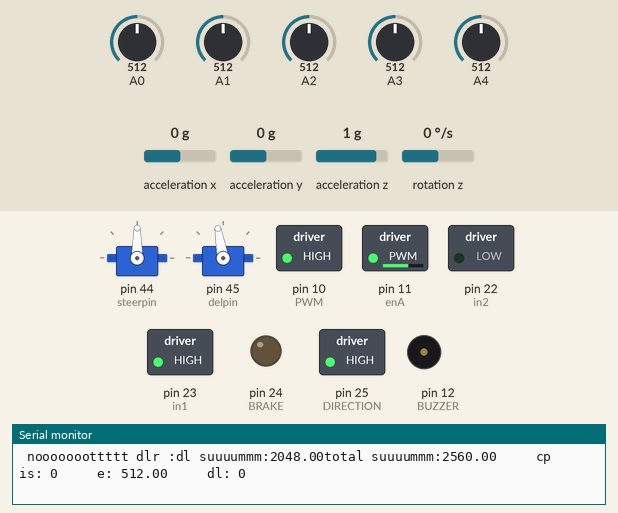
Bench run of a sketch on a simulated Arduino Mega 2560, built with avr-gcc and run on an emulated ATmega2560. Parts: 2 × servo, switched loads named in the sketch (green lamp = pin HIGH), output pins drawn as LEDs (lit = HIGH), buzzer (waves = sounding, pin HIGH), the last lines printed to the serial monitor. Wiring (inferred from the names in the program): MPU-6050 motion sensor at I2C address 0x68. The inputs (shaded band) are chosen by the test bench; at power-on: acceleration y 0 g, A4 = 512, A0 = 512, A2 = 512, A1 = 512, A3 = 512, acceleration x 0 g, acceleration z 1 g, rotation z 0 °/s.

Above: at 9.3 s.
9.4 s: acceleration y set to -1.4 g
At 11.1 s:
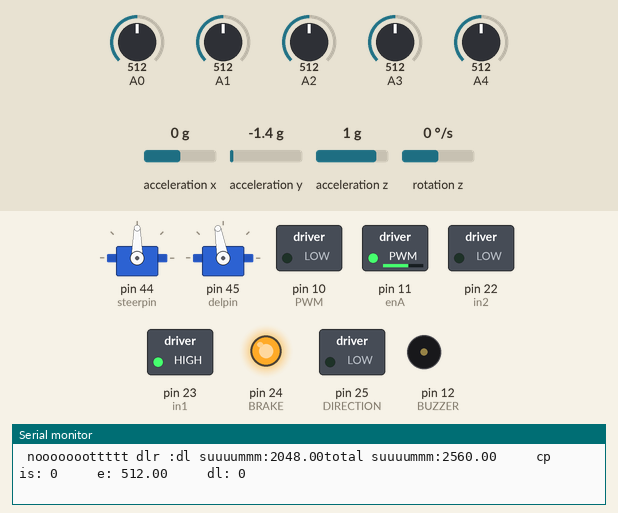
12.4 s: A4 set to 110
At 13.1 s:
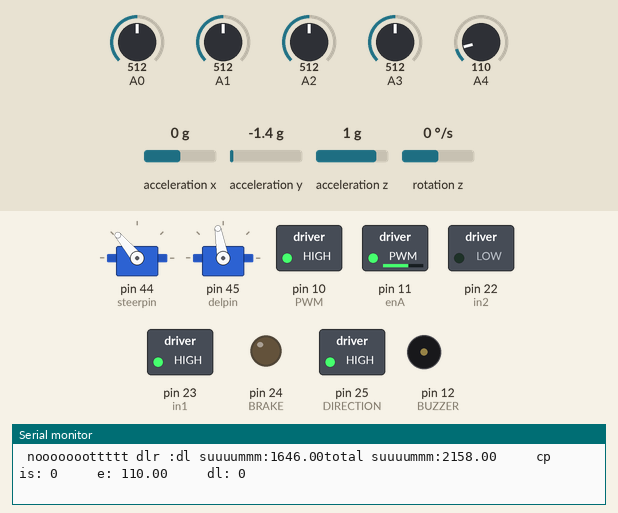
13.9 s: A4 set to 95
At 15.3 s:
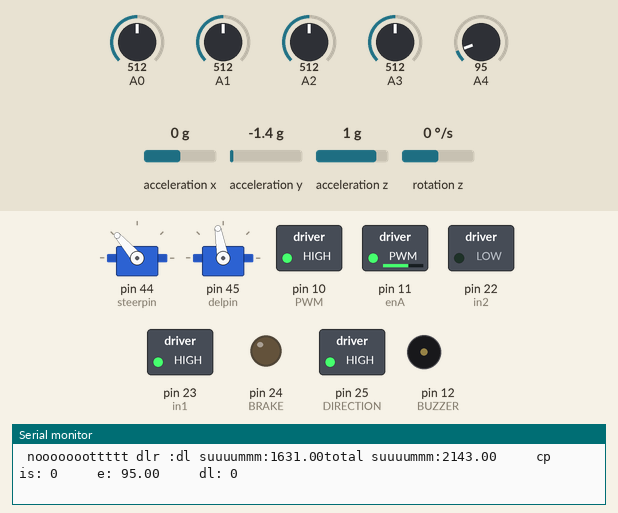
16.9 s: A0 set to 610
At 17.7 s:
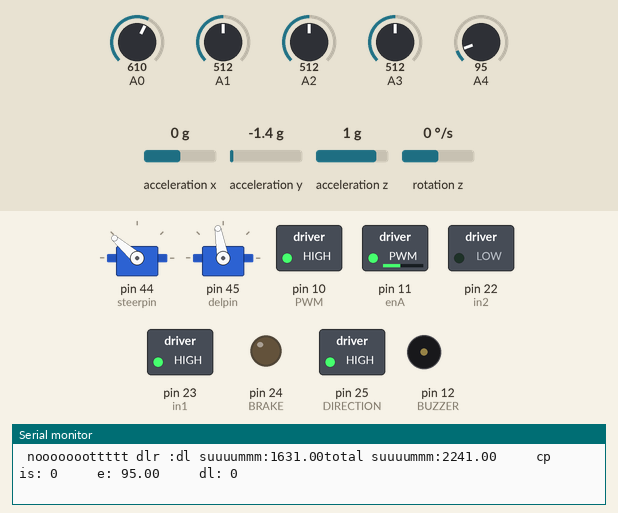
18.4 s: A2 set to 30
At 18.8 s:
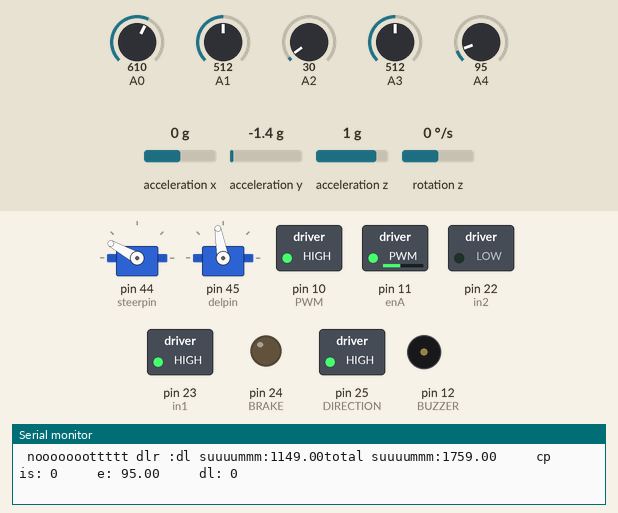
Timing chart, 0 to 20.9 s (numbered marks = the images above; inputs shaded):
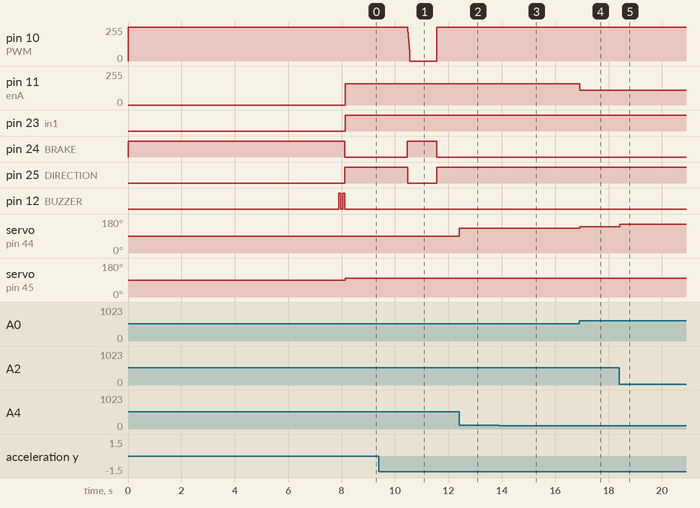

The sketch:

eyrc_finals.ino
```cpp
#include <Wire.h>
#include <Servo.h>
#define MPU6050       0x68         // Device address
#define ACCEL_CONFIG  0x1C         // Accelerometer configuration address
#define GYRO_CONFIG   0x1B         // Gyro configuration address
#define PWR_MGMT_1    0x6B
#define PWR_MGMT_2    0x6C
int maxm=900; int minm=300;
#define BRAKE         24
#define PWM           10
#define DIRECTION     25
#define BUZZER        12
#define VBAT          A7
#define steerpin      44
#define delpin        45
#define enA           11
#define in1           23
#define in2           22
Servo steering;
Servo del;
float a=0; float b=0; float c=0; float d=0; float e=0; float na=0; float nb=0; float nc=0; float nd=0; float ne=0; int ta=0; int tb=0; int tc=0; int td=0; int te=0;
int cp=0;
int dl=0;
bool flag1=false;
bool flag2=false;
bool flag3=false;
bool flag4=false;
bool flag5=false;
bool flag6=false;
bool flag7=false;
bool bhool=false;
bool flagdeliver=false;
float proportional=0; float integral=0; float last_proportional=0; float error=0; float derivative=0; float last_error=0;
int align =2000;

float X1 = 115.0;
float X2 = 15.25;
float X3 = 0.04;
float loop_time = 10;

int pwm_s = 0;
byte dir;
int32_t motor_speed;
uint32_t timer;
long currentT, previousT_1, previousT_2 = 0;  long ft=0;
int16_t AcX, AcY, AcZ, GyZ, gyroZ;

//Sensor output scaling
#define accSens 0             // 0 = 2g, 1 = 4g, 2 = 8g, 3 = 16g
#define gyroSens 1            // 0 = 250rad/s, 1 = 500rad/s, 2 1000rad/s, 3 = 2000rad/s
#define Gyro_amount 0.996     // percent of gyro in complementary filter

//IMU offset values
int16_t  AcX_offset = -750;
int16_t  AcY_offset = 360;
int16_t  AcZ_offset = 0;
int16_t  GyZ_offset = 0;
int32_t  GyZ_offset_sum = 0;

float alpha = 0.40;
float gyroZfilt;

float robot_angle;
float Acc_angle;

bool vertical = false;

uint8_t i2cData[14]; // Buffer for I2C data


char cs='S';//current state initially start
char ns;//next state initially 1st delivery location
String dls="";   //vector for sorted deliver locations
int i=0;
int bike_sp;

void setup() {
  steering.attach(steerpin);
  del.attach(delpin);
 TCCR2B = 0b00000010;
 TCCR2A = 0b00000011;

  Serial.begin(115200);

  pinMode(enA, OUTPUT);
  pinMode(in1, OUTPUT);
  pinMode(in2, OUTPUT);

  pinMode(BUZZER, OUTPUT);
  digitalWrite(BUZZER, LOW);
  pinMode(BRAKE, OUTPUT);
  pinMode(DIRECTION, OUTPUT);
  digitalWrite(BRAKE, HIGH);
  pinMode(PWM, OUTPUT);
  digitalWrite(PWM, HIGH);
  delay(1000);
  angle_setup();

  //Input variables declration

    int n=1;//total deliveries
    int m=4;//no of delivery locations
    int f[m];//frequency array for number of items in each delivery location
    int fi[3];//frequency of total number item of each category highest priority element Medicine correspond to 0 and Food to 1 and Grocery to 2 a/c to priority

    char dlname[m];//vector for name of delivery location
    int v[m][2];//vector for all delivery locations items storage (with items stored in int


                              // such that highest priority item value=0, subsequently 1,2)
    //taking input frm user
    f[0]=0;
    f[1]=1;
    f[2]=0;
    f[3]=0;
    fi[0]=2;
    fi[1]=2;
    fi[2]=2;
    dlname[0]='A';
    dlname[1]='H';
    dlname[2]='O';
    dlname[3]='E';
    v[0][0]=0;
    v[0][1]=1;
    v[1][0]=0;
    v[1][1]=2;//denoting blank space
    v[2][0]=1;
    v[2][1]=10;
    v[3][0]=2;
    v[3][1]=10;
    //input ends


    int c [m];
    for(int i=0;i<m;i++) c[i]=0;

    while(i<3){
        int j=0;
        int cnt=0;
        while(j<m){
            if(v[j][c[j]]==i){
                dls+=dlname[j];
                //cout<<dlname[j]<<" ";
                c[j]++;
                cnt++;
            }
            j++;
        }
        if(fi[i]==cnt)
         i++;

    }
   Serial.print("D:");
   Serial.println(dls);

   //iterator for delivery location
   ns=dls[0];//next state initially 1st delivery location
}

void loop() {
  currentT = millis();
  if (currentT - previousT_1 >= loop_time) {

    angle_calc();
    if (vertical) {
      digitalWrite(BRAKE, HIGH);
      gyroZ = GyZ / 131.0; // Convert to deg/s

      gyroZfilt = alpha * gyroZ + (1 - alpha) * gyroZfilt;
      pwm_s = -constrain(X1 * robot_angle + X2 * gyroZfilt + X3 * -motor_speed, -255, 255);

      Motor_control(pwm_s);
      motor_speed += pwm_s;
    } else {
      Motor_control(0);
      digitalWrite(BRAKE, LOW);
      motor_speed = 0;
    }
    previousT_1 = currentT;
  }
  a=analogRead(A0); b=analogRead(A1); c=analogRead(A2); d=analogRead(A3); e=analogRead(A4);  na=a;  nb=b;  nc=c;  nd=d;  ne=e;
ta=a; tb=b; tc=c; td=d; te=e;
if(ta>=850){ta=1;} else{ta=0;} if(tb>=850){tb=1;} else{tb=0;} if(tc>=850){tc=1;} else{tc=0;} if(td>=850){td=1;} else{td=0;} if(te>=850){te=1;} else{te=0;}
//na=(na-minm)/(maxm-minm);
//nb=(nb-minm)/(maxm-minm);
//nc=(nc-minm)/(maxm-minm);
//nd=(nd-minm)/(maxm-minm);
//ne=(ne-minm)/(maxm-minm);

  if((a+b+c+d+e)<3300){flag1=true;}
if(flag1 && (a+b+c+d+e)>4750){ flag2=true;}
if(flag1 && flag2)
{cp=cp+1; flag1=false; flag2=false; flagdeliver=false;}

if((a+b+c+d+e)<3300 ){flag6=true;}
if(flag6 && (a+b+c+d+e)>3800 && e>900 && c>900){ flag7=true;}
if(flag6 && flag7)
{dl=dl+1; flag6=false; flag7=false; bhool=true;}
else{bhool=false;}


Serial.print("dl suuuummm:");
Serial.print(b+c+d+e);
Serial.print("total suuuummm:");
Serial.print(a+b+c+d+e);
Serial.print("     cp is: ");
Serial.print(cp);
Serial.print("     e: ");
Serial.print(e);
Serial.print("     dl: ");
Serial.println(dl);
// if ( cp==1 && a<500){flag3=true;  Serial.print(" 111111 ");}
// if (cp==1 && flag3 && a>950){flag4=true;}
// if (cp==1 && flag3 && flag4 && a<500){flag5=true; Serial.print(" ho gayaaaaaa "); }
//
//if(  (dl==14) && (flag5== false)){align=1500;Serial.print(" yesssssssssss ");   }
//else{align=1900;}
//
//if(dl==10 && (ta+tb+tc+td+te>=3)){align=1000;} else{align=2000;}

if((cs=='S') && (ns=='A'))
   {
     if( dl==5){flagdeliver=true;  cp=0; dl=0;  cs=ns;  ns= dls[i++];  }

      bike_sp=160;
      }

if((cs=='S') && (ns=='H'))
     {
       if (dl==10){ flagdeliver=true; cp=0; dl=0;  cs=ns;  ns= dls[i++]; }
       if( dl >=6) {bike_sp= 200;}
       else{bike_sp = 170;}
     }

 if((cs=='S') && (ns=='O'))
      {  if (dl==13){flagdeliver=true; cp=0; dl=0;  cs=ns;  ns= dls[i++]; }
       if( dl>5 && dl<10) {bike_sp= 210;}
       else{bike_sp = 170;}

           }

if((cs=='S') && (ns=='E'))
      { if (dl==12){align= 1700;}
         else{align=2000;}
       if (dl==13){flagdeliver=true; cp=0; dl=0;  cs=ns;  ns= dls[i++]; }
       if( dl>5 && dl<10) {bike_sp= 210;}
       else{bike_sp = 170;}
           }

if((cs=='A') && (ns=='H'))
      {
        if (dl==5){flagdeliver=true; cp=0; dl=0;  cs=ns;  ns= dls[i++]; }
        if( dl>0 && dl<5) {bike_sp= 210;}
        else{bike_sp = 170;}
           }

if((cs=='A') && (ns=='O'))
     {
        if (dl==8){flagdeliver=true; cp=0; dl=0;  cs=ns;  ns= dls[i++]; }
        bike_sp = 170;
         if( dl>0 && dl<5) {bike_sp= 210;}
        else{bike_sp = 170;}
           }

if((cs=='A') && (ns=='E'))
      {
        if (dl==7){align= 1700;}
        else{ align= 2000;}
        if (dl==8){flagdeliver=true; cp=0; dl=0;  cs=ns;  ns= dls[i++]; }
           }

if((cs=='H') && (ns=='A'))
      {
        if (dl>=2 )  {align= 1700; }
       else{align=2000;  }
        if (dl==7){flagdeliver=true; cp=0; dl=0;  cs=ns;  ns= dls[i++];}
        bike_sp=140;
           }

if((cs=='H') && (ns=='O'))
      {
        if (dl==3){flagdeliver=true; cp=0; dl=0;  cs=ns;  ns= dls[i++];}
        bike_sp=140;
           }

if((cs=='H') && (ns=='E'))
      {
        if (dl==2){align= 1700;}
        if (dl==3){flagdeliver=true; cp=0; dl=0;  cs=ns;  ns= dls[i++];}
           }

if((cs=='O') && (ns=='A'))
      {
        if (dl==1) {align=2300;}
        else if (dl>=2 )  {align= 1600; }
             else{align=2000;  }
      if  (dl==4) {flagdeliver=true;  cp=0; dl=0;  cs=ns;  ns= dls[i++];}
         bike_sp=130;
           }

if((cs=='O') && (ns=='H'))
      {
        if (dl==1) {align=2300;}
        else if ((dl==2) || (dl==3 ))  {align= 1600; }
             else{align=2000;  }
        if( dl>4 && dl<8) {bike_sp= 240;}
        else{bike_sp = 140;}
        if (dl==9){flagdeliver=true; cp=0; dl=0;  cs=ns;  ns= dls[i++]; }
           }

if((cs=='O') && (ns=='E'))
     {
        if (dl==1) {align=2300;}
        else if ((dl==2) || (dl==3 )||(dl==11))  {align= 1600; }
             else{align=2000;  }
        if( dl>4 && dl<8) {bike_sp= 240;}
        else{bike_sp = 140;}
        if (dl==12){flagdeliver=true; cp=0; dl=0;  cs=ns;  ns= dls[i++]; }

           }
if((cs=='E') && (ns=='A'))
      {
        if ((dl==0)||(dl==1)|| (dl==2)||(dl==3)){align= 1700;}
          else{align=2000;}
       if (dl==4){flagdeliver=true; cp=0; dl=0;  cs=ns;  ns= dls[i++];}

       bike_sp=150;
           }

if((cs=='E') && (ns=='H'))
      {
       if ((dl==0)||(dl==1)|| (dl==2)||(dl==3)){align= 1700;}
          else{align=2000;}
           if( dl>4 && dl<8) {bike_sp= 240;}
        else{bike_sp = 150;}
        if (dl==9){flagdeliver=true; cp=0; dl=0;  cs=ns;  ns= dls[i++];}
           }
if((cs=='E') && (ns=='O'))
      {
        if ( (dl==0)||(dl==1)|| (dl==2)||(dl==3) ){align= 1700;}
        else{align=2000;}
         if( dl>4 && dl<8) {bike_sp= 240;}
        else{bike_sp = 140;}
        if (dl==13){ flagdeliver=true;cp=0; dl=0;  cs=ns;  ns= dls[i++];}

           }

whitelinefollow( a , b , c , d , e , align ,3.5, 0.000 , 0, cp, bhool);

if(flagdeliver){deliver();}
else{nodeliver();}
if( (a>=600 || e>=600) && c<600) {
analogWrite( enA, 110);
  digitalWrite(in1, HIGH);
  digitalWrite(in2, LOW);}
  else{
  analogWrite( enA, bike_sp);
  digitalWrite(in1, HIGH);
  digitalWrite(in2, LOW);
  }
}
```

functions.ino
```cpp
void writeTo(byte device, byte address, byte value) {
  Wire.beginTransmission(device);
  Wire.write(address);
  Wire.write(value);
  Wire.endTransmission(true);
}

void angle_setup() {
  Wire.begin();
  delay (100);
  writeTo(MPU6050, PWR_MGMT_1, 0);
  writeTo(MPU6050, ACCEL_CONFIG, accSens << 3); // Specifying output scaling of accelerometer
  writeTo(MPU6050, GYRO_CONFIG, gyroSens << 3); // Specifying output scaling of gyroscope
  delay (100);

  for (int i = 0; i < 1024; i++) {
    angle_calc();
    GyZ_offset_sum += GyZ;
    delay (5);
  }
  GyZ_offset = GyZ_offset_sum >> 10;
  digitalWrite(BUZZER, HIGH);
  delay(70);
  digitalWrite(BUZZER, LOW);
  delay(80);
  digitalWrite(BUZZER, HIGH);
  delay(70);
  digitalWrite(BUZZER, LOW);
  Serial.print("GyZ offset value = "); Serial.println(GyZ_offset);
}

void angle_calc() {

  Wire.beginTransmission(MPU6050);
  Wire.write(0x3B);
  Wire.endTransmission(false);
  Wire.requestFrom(MPU6050, 4, true);
  AcX = Wire.read() << 8 | Wire.read(); // 0x3B (ACCEL_XOUT_H) & 0x3C (ACCEL_XOUT_L)
  AcY = Wire.read() << 8 | Wire.read(); // 0x3D (ACCEL_YOUT_H) & 0x3E (ACCEL_YOUT_L)

  Wire.beginTransmission(MPU6050);
  Wire.write(0x47);
  Wire.endTransmission(false);
  Wire.requestFrom(MPU6050, 2, true);
  GyZ = Wire.read() << 8 | Wire.read();

  AcX += AcX_offset;
  AcY += AcY_offset;
  AcZ += AcZ_offset;
  GyZ -= GyZ_offset;

  robot_angle += GyZ * loop_time / 1000 / 65.536;
  Acc_angle = atan2(AcY, -AcX) * 57.2958;               // angle from acc. values       * 57.2958 (deg/rad)
  robot_angle = robot_angle * Gyro_amount + Acc_angle * (1.0 - Gyro_amount);

  if (abs(robot_angle) > 20) vertical = false;
  if (abs(robot_angle) < 0.3) vertical = true;

  //Serial.print("Angle: "); Serial.println(robot_angle);
}


void Motor_control(int pwm) {
  if (pwm <= 0) {
    digitalWrite(DIRECTION, HIGH);
    pwm = -pwm;
  } else {
    digitalWrite(DIRECTION, LOW);
  }
//  setPWM(map(pwm, 0, 255, PWMVALUE, 0));
analogWrite(PWM,255-pwm);
}


void  whitelinefollow(float na,float nb,float nc,float nd,float ne, int align, float kp, float ki, float kd,int cp, bool bhool)
{
  int bikeposition = (0 * na + 1000 * nb + 2000 * nc + 3000 * nd + 4000 * ne) / (na+nb+nc+nd+ne);
 proportional= bikeposition - align;
 derivative = proportional - last_proportional;

integral = integral+proportional;
last_proportional = proportional;
if(bhool || (last_error>0 && error<=0 || error>0 && last_error<=0)){integral=0;}

error=proportional * kp + integral * ki + derivative * kd;
//if(cp==4) {integral=0;} || cp=pcp+1 last_error>0 && error<=0 || error>0 && last_error<=0
last_error=error;

 int  steer=map(error, -2000,2000,150,30);
 steering.write(steer);
}

  // when delivery is called set servo angle to 175 degree
void deliver()
{ Serial.print("deliveryyy :");
del.write(175);}
// when nodelivery is called set servo angle to 100 degree
void nodeliver()
{del.write(100);
Serial.print(" nooooooottttt dlr :");
}
```

Measured:
- after the input at 9.4 s, pin 10 (PWM): 255/255 → 0/255 after 1.1 s, → 255/255 1.1 s later; pin 24 (BRAKE): LOW → HIGH after 1.1 s, → LOW 1.1 s later; pin 25 (DIRECTION): HIGH → LOW after 1.1 s, → HIGH 1.1 s later
- after the input at 12.4 s, servo on pin 44 (steerpin): 90° → 130° at once
- after the input at 13.9 s, servo on pin 44 (steerpin): 130° → 131° at once
- after the input at 16.9 s, pin 11 (enA): 160/255 → 110/255 at once; servo on pin 44 (steerpin): 131° → 139° at once
- after the input at 18.4 s, servo on pin 44 (steerpin): 139° → 151° at once
